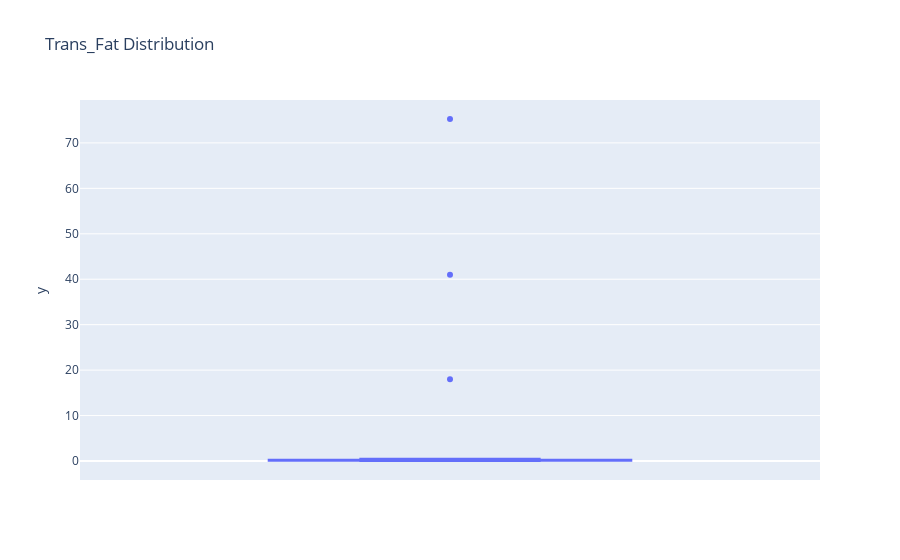

Notebook code for this chart:
### Code cell
fig = px.box(y = df['transfat'], title = 'Trans_Fat Distribution')
fig.show()

### Figure 1 — Plotly figure (JSON) as saved in the notebook; plotly's stock layout.template omitted (floating-point values rounded to 4 significant figures; data arrays with more than 128 entries replaced by an {"elided": "..."} marker saying what was removed)
{"data": [{"alignmentgroup": "True", "hovertemplate": "y=%{y}<extra></extra>", "legendgroup": "", "marker": {"color": "#636efa"}, "name": "", "notched": false, "offsetgroup": "", "orientation": "v", "showlegend": false, "type": "box", "x0": " ", "xaxis": "x", "y": {"elided": "141 float values"}, "y0": " ", "yaxis": "y"}], "layout": {"boxmode": "group", "legend": {"tracegroupgap": 0}, "title": {"text": "Trans_Fat Distribution"}, "xaxis": {"anchor": "y", "domain": [0, 1]}, "yaxis": {"anchor": "x", "domain": [0, 1], "title": {"text": "y"}}}}
